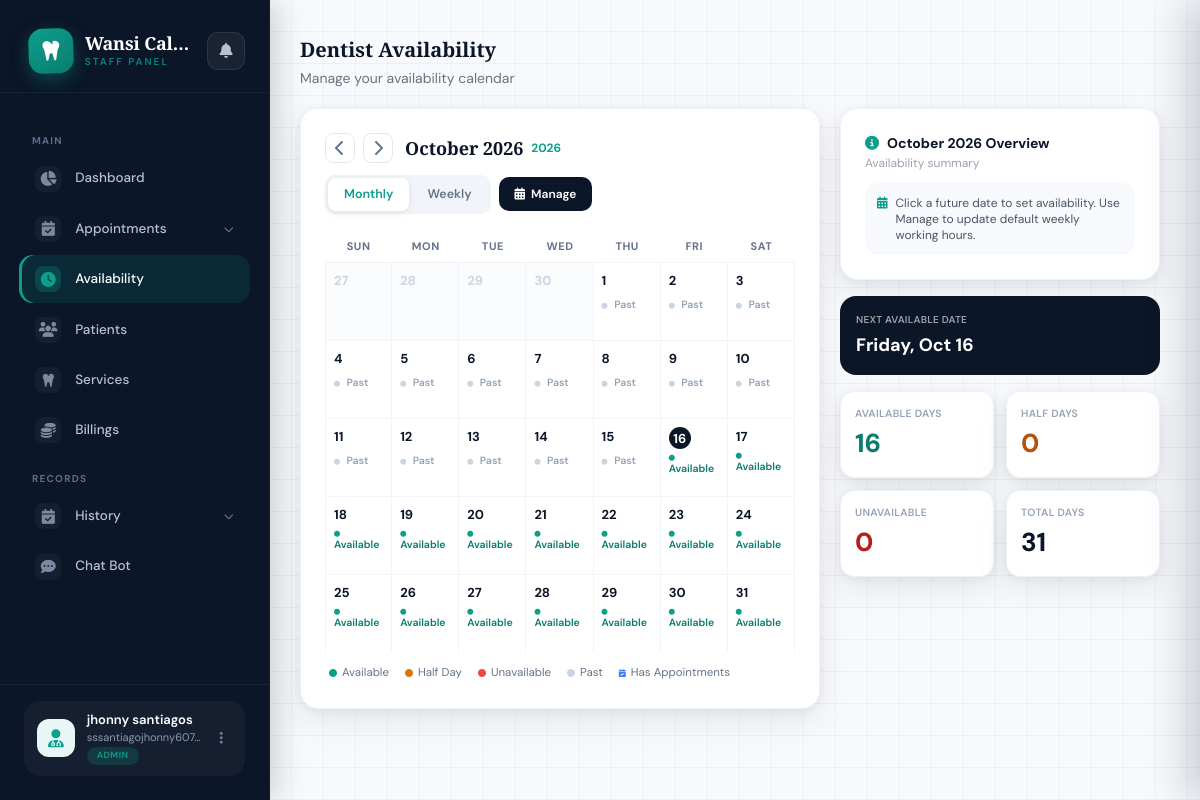
Page /pages/staff/availability.php (signed in) on the committed database.
### tables this page shows
CREATE TABLE `dentist_working_hours` (
  `id` int NOT NULL AUTO_INCREMENT,
  `day_of_week` tinyint NOT NULL COMMENT '0=Sunday ... 6=Saturday',
  `is_active` tinyint(1) NOT NULL DEFAULT '1',
  `start_time` time NOT NULL DEFAULT '08:00:00',
  `end_time` time NOT NULL DEFAULT '17:00:00',
  PRIMARY KEY (`id`),
  UNIQUE KEY `uniq_day` (`day_of_week`)
);

### pages/staff/availability.php (the view, shortened to what this page needs)
<?php
require '../../conn/conn.php';
function h($v) { return htmlspecialchars($v ?? '', ENT_QUOTES, 'UTF-8'); }
function getWorkingHoursMap($conn) {
    $rows = $conn->query("SELECT * FROM dentist_working_hours ORDER BY day_of_week")->fetch_all(MYSQLI_ASSOC);
    $map = [];
    foreach ($rows as $r) $map[(int)$r['day_of_week']] = $r;
    return $map;
}
function getExceptionsInRange($conn, $start, $end) {
    $stmt = $conn->prepare("SELECT * FROM dentist_availability_exceptions WHERE exception_date BETWEEN ? AND ?");
    $stmt->bind_param('ss', $start, $end);
    $stmt->execute();
    $rows = $stmt->get_result()->fetch_all(MYSQLI_ASSOC);
    $map = [];
    return $map;
}
function getServices($conn) {
    $result = $conn->query("SELECT * FROM services WHERE is_active = 1 ORDER BY sort_order ASC");
    $services = [];
    while ($row = $result->fetch_assoc()) {
        $services[$row['id']] = $row;
    }
    return $services;
}
function getAppointmentsInRange($conn, $start, $end) {
    $servicesMap = getServices($conn);
    $stmt = $conn->prepare("
        SELECT id, phone, email, services, status, created_at, DATE(created_at) as appointment_date
        FROM appointments
        WHERE DATE(created_at) BETWEEN ? AND ?
        AND status IN ('approved', 'confirmed')
        ORDER BY created_at ASC
    ");
    $stmt->bind_param('ss', $start, $end);
    $stmt->execute();
    $rows = $stmt->get_result()->fetch_all(MYSQLI_ASSOC);
    $map = [];
    return $map;
}
function computeDayStatus($dateStr, $workingHoursMap, $exceptionsMap, $todayStr) {
    if ($dateStr < $todayStr) {
        return ['status' => 'past', 'label' => 'Past', 'start' => null, 'end' => null];
    }
    $dow = (int)date('w', strtotime($dateStr));
    $wh = $workingHoursMap[$dow] ?? null;
    if ($wh && (int)$wh['is_active'] === 1) {
        return ['status' => 'available', 'label' => 'Available', 'start' => $wh['start_time'], 'end' => $wh['end_time']];
    }
    return ['status' => 'unavailable', 'label' => 'Unavailable', 'start' => null, 'end' => null];
}
function findNextAvailableDate($conn, $workingHoursMap) {
    $today = new DateTime();
    $todayStr = $today->format('Y-m-d');
    $rangeEnd = (clone $today)->modify('+90 days')->format('Y-m-d');
    $exceptions = getExceptionsInRange($conn, $todayStr, $rangeEnd);
    for ($i = 0; $i <= 90; $i++) {
        $d = (clone $today)->modify("+$i days");
        $status = computeDayStatus($d->format('Y-m-d'), $workingHoursMap, $exceptions, $todayStr);
        if (in_array($status['status'], ['available', 'half_day'])) {
            return $d;
        }
    }
    return null;
}
function renderMonthCalendar($conn, $year, $month) {
    $workingHoursMap = getWorkingHoursMap($conn);
    $todayStr = date('Y-m-d');
    $firstOfMonth = new DateTime(sprintf('%04d-%02d-01', $year, $month));
    $startDow = (int)$firstOfMonth->format('w');
    $daysInMonth = (int)$firstOfMonth->format('t');
    $gridStart = (clone $firstOfMonth)->modify("-$startDow days");
    $lastOfMonth = (clone $firstOfMonth)->modify('+' . ($daysInMonth - 1) . ' days');
    $endDow = (int)$lastOfMonth->format('w');
    $trailingDays = 6 - $endDow;
    $gridEnd = (clone $lastOfMonth)->modify("+$trailingDays days");
    $exceptions = getExceptionsInRange($conn, $gridStart->format('Y-m-d'), $gridEnd->format('Y-m-d'));
    $appointments = getAppointmentsInRange($conn, $gridStart->format('Y-m-d'), $gridEnd->format('Y-m-d'));
    $available = 0; $half = 0; $unavailable = 0;
    $cursor = clone $gridStart;
    while ($cursor <= $gridEnd) {
        echo '<div class="cal-week">';
        for ($i = 0; $i < 7; $i++) {
            $dStr = $cursor->format('Y-m-d');
            $inMonth = ((int)$cursor->format('n') === (int)$month);
            $dayNum = (int)$cursor->format('j');
            $status = computeDayStatus($dStr, $workingHoursMap, $exceptions, $todayStr);
            if ($inMonth) {
                if ($status['status'] === 'available') $available++;
                elseif ($status['status'] === 'half_day') $half++;
                elseif ($status['status'] === 'unavailable') $unavailable++;
            }
            $clickable = $inMonth && $dStr >= $todayStr;
            $isToday = ($dStr === $todayStr);
            $appointmentCount = isset($appointments[$dStr]) ? count($appointments[$dStr]) : 0;
            $hasAppointments = $appointmentCount > 0;
            $cls = 'cal-day status-' . $status['status'];
            if (!$inMonth) $cls .= ' other-month';
            if ($clickable) $cls .= ' clickable';
echo '<div class="' . $cls . '"' . ($clickable ? ' onclick="openDateModal(\'' . $dStr . '\')"' : '') . '>';
echo '<span class="cal-day-num' . ($isToday ? ' today-badge' : '') . '">' . $dayNum . '</span>';
if ($inMonth) {
    echo '<span class="cal-day-status"><i class="fas fa-circle"></i> ' . h($status['label']) . '</span>';
}
echo '</div>';
            $cursor->modify('+1 day');
        }
        echo '</div>';
    }
    $html = ob_get_clean();
    return [
        'html' => $html,
        'stats' => [
            'available' => $available,
            'half' => $half,
            'unavailable' => $unavailable,
            'total' => $daysInMonth
        ]
    ];
}
    ?>
    <?php endforeach;
$year = (int)($_GET['year'] ?? date('Y'));
$month = (int)($_GET['month'] ?? date('n'));
$cal = renderMonthCalendar($conn, $year, $month);
$whMap = getWorkingHoursMap($conn);
$nextAvailable = findNextAvailableDate($conn, $whMap);
$monthLabel = date('F Y', strtotime("$year-$month-01"));
include 'ssidebar.php';
?>
<!DOCTYPE html>
<html lang="en">
<head>
<script src="https://cdn.tailwindcss.com"></script>
<link rel="stylesheet" href="https://cdnjs.cloudflare.com/ajax/libs/font-awesome/6.4.0/css/all.min.css">
</head>
<body class="bg-soft-gray">
<div class="main-content px-4 py-4" style="
    min-height:100vh;
    background-color:#f7f9fc;
    background-image:
        linear-gradient(rgba(11,22,40,0.04) 1px, transparent 1px),
        linear-gradient(90deg, rgba(11,22,40,0.04) 1px, transparent 1px);
    background-size: 32px 32px;
    background-position: -1px -1px;
">
      <div class="top-header">
    <h1 class="text-xl font-bold" style="color:var(--navy);">Dentist Availability</h1>
         <p class="text-sm text-gray-500 mt-1">Manage your availability calendar  </p>
  </div>
  <main class=" ">
    <div class="container-modern">
      <div class="grid grid-cols-1 lg:grid-cols-[1fr_320px] gap-5 items-start">
        <div class="dashboard-card">
          <div class="flex flex-wrap items-center justify-between gap-3 mb-4">
            <div class="flex items-center gap-2">
              <button class="cal-nav-btn" id="prevBtn"><i class="fas fa-chevron-left"></i></button>
              <button class="cal-nav-btn" id="nextBtn"><i class="fas fa-chevron-right"></i></button>
              <h2 class="text-lg font-bold text-dark-blue ml-1" id="calLabel"><?= h($monthLabel) ?></h2>
              <span class="text-teal text-xs font-bold" id="calYearBadge"><?= $year ?></span>
            </div>
            <div class="flex items-center gap-2">
              <div class="view-toggle">
                <button id="btnMonthly" class="active" onclick="switchView('monthly')">Monthly</button>
                <button id="btnWeekly" onclick="switchView('weekly')">Weekly</button>
              </div>
              <button class="btn-dark" onclick="openManagePanel()"><i class="fas fa-calendar-days"></i> Manage</button>
            </div>
          </div>
          <div id="monthlyView">
            <div class="cal-head-row">
              <span>Sun</span><span>Mon</span><span>Tue</span><span>Wed</span><span>Thu</span><span>Fri</span><span>Sat</span>
            </div>
            <div id="calGrid"><?= $cal['html'] ?></div>
            <div class="cal-legend">
              <span class="legend-available"><i class="fas fa-circle"></i> Available</span>
              <span class="legend-half"><i class="fas fa-circle"></i> Half Day</span>
              <span class="legend-unavailable"><i class="fas fa-circle"></i> Unavailable</span>
              <span class="legend-past"><i class="fas fa-circle"></i> Past</span>
              <span class="legend-appointment"><i class="fas fa-calendar-check"></i> Has Appointments</span>
            </div>
          </div>
        </div>
        <div class="space-y-4">
          <div class="dashboard-card">
            <p class="text-sm font-bold text-dark-blue flex items-center gap-2">
              <i class="fas fa-circle-info text-teal"></i> <span id="overviewLabel"><?= h($monthLabel) ?> Overview</span>
            </p>
            <p class="text-xs text-gray-400 mt-0.5">Availability summary</p>
            <div class="mt-3 bg-soft-gray rounded-xl p-3 text-xs text-gray-600 flex items-start gap-2" style="background:#f7f9fc;">
              <i class="fas fa-calendar-days text-teal mt-0.5"></i>
              <span>Click a future date to set availability. Use Manage to update default weekly working hours.</span>
            </div>
          </div>
          <div class="bg-dark-blue rounded-2xl p-4 text-white">
            <p class="text-[10px] uppercase tracking-wide text-white/60 font-semibold">Next Available Date</p>
            <p class="text-lg font-bold mt-1" id="nextAvailableLabel"><?= $nextAvailable ? h($nextAvailable->format('l, M j')) : 'None in next 90 days' ?></p>
          </div>
          <div class="grid grid-cols-2 gap-3">
            <div class="stat-mini">
              <p class="label">Available Days</p>
              <p class="num" style="color:var(--teal-dark)" id="statAvailable"><?= $cal['stats']['available'] ?></p>
            </div>
            <div class="stat-mini">
              <p class="label">Half Days</p>
              <p class="num" style="color:var(--amber)" id="statHalf"><?= $cal['stats']['half'] ?></p>
            </div>
            <div class="stat-mini">
              <p class="label">Unavailable</p>
              <p class="num" style="color:var(--red)" id="statUnavailable"><?= $cal['stats']['unavailable'] ?></p>
            </div>
            <div class="stat-mini">
              <p class="label">Total Days</p>
              <p class="num" id="statTotal"><?= $cal['stats']['total'] ?></p>
            </div>
          </div>
        </div>
      </div>
    </div>
  </main>
</div>
</body>
</html>

### pages/staff/ssidebar.php (style rules this page uses)
:root { --sb-navy: #0b1628; --sb-navy-light: #131f35; --sb-teal: #0d9e8c; --sb-teal-light: #e6f7f5; --sb-teal-glow: rgba(13, 158, 140, 0.25); --sidebar-width: 270px; --sb-radius: 14px; }

### pages/staff/availability.php (style rules this page uses)
* { font-family: 'DM Sans', system-ui, sans-serif; }
h1, h2, h3, h4 { font-family: 'Playfair Display', Georgia, serif; }
:root { --navy: #0b1628; --teal: #0d9e8c; --teal-dark: #0a7d6e; --teal-light: #e6f7f5; --off: #f7f9fc; --slate: #64748b; --amber: #b45309; --amber-bg: #fef3d7; --red: #b91c1c; --red-bg: #fee9e7; --shadow-card: 0 2px 8px rgba(11,22,40,.06), 0 12px 32px rgba(11,22,40,.08); --appointment-blue: #3b82f6; }
.text-teal { color: var(--teal); }
.bg-dark-blue { background-color: var(--navy); }
.text-dark-blue { color: var(--navy); }
.container-modern { max-width: 1280px; margin: 0 auto; padding: 0 1.5rem; }
@media (min-width: 1024px) { .main-content { margin-left: 260px; } }
.top-header { align-items: center; justify-content: space-between; padding: 1.25rem 1.5rem; }
.dashboard-card { background: white; border-radius: 18px; padding: 1.5rem; box-shadow: var(--shadow-card); border: 1px solid #f0f3f7; }
.btn-dark { background: var(--navy); color: white; padding: 8px 16px; border-radius: 10px; font-weight: 600; font-size: 12px; border: none; cursor: pointer; display: inline-flex; align-items: center; gap: 6px; }
.view-toggle { display: flex; background: #f1f4f8; border-radius: 10px; padding: 3px; gap: 2px; }
.view-toggle button { padding: 7px 16px; border-radius: 8px; border: none; background: transparent; font-size: 12.5px; font-weight: 600; color: var(--slate); cursor: pointer; }
.view-toggle button.active { background: white; color: var(--teal); box-shadow: 0 2px 8px rgba(0,0,0,.08); }
.cal-nav-btn { width: 30px; height: 30px; border-radius: 8px; border: 1px solid #e2e8f0; background: white; color: var(--slate); cursor: pointer; }
.cal-head-row { display: grid; grid-template-columns: repeat(7,1fr); text-align: center; }
.cal-head-row span { font-size: 11px; font-weight: 700; letter-spacing: .5px; color: var(--slate); text-transform: uppercase; padding: 8px 0; }
.cal-week { display: grid; grid-template-columns: repeat(7,1fr); }
.cal-day { border-top: 1px solid #f1f4f8; border-right: 1px solid #f1f4f8; min-height: 78px; padding: 8px; font-size: 13px; position: relative; }
.cal-week > .cal-day:first-child { border-left: 1px solid #f1f4f8; }
.cal-day.clickable { cursor: pointer; transition: background .15s; }
.cal-day.other-month { color: #cbd5e1; background: #fbfcfd; }
.cal-day.other-month .cal-day-num, .cal-day.other-month .cal-day-status { color: #cbd5e1; }
.cal-day-num { display: inline-flex; align-items: center; justify-content: center; font-weight: 700; color: var(--navy); font-size: 13px; }
.today-badge { background: var(--navy); color: white; width: 22px; height: 22px; border-radius: 50%; display: inline-flex; align-items: center; justify-content: center; }
.cal-day-status { display: block; margin-top: 6px; font-size: 10.5px; font-weight: 600; }
.cal-day-status i { font-size: 6px; margin-right: 4px; }
.status-available .cal-day-status { color: var(--teal-dark); }
.status-available .cal-day-status i { color: var(--teal); }
.status-past .cal-day-status { color: #94a3b8; }
.status-past .cal-day-status i { color: #cbd5e1; }
.cal-legend { display: flex; flex-wrap: wrap; gap: 16px; padding: 12px 4px 2px; font-size: 11.5px; color: var(--slate); }
.cal-legend span { display: inline-flex; align-items: center; gap: 5px; }
.cal-legend i { font-size: 8px; }
.legend-available i { color: var(--teal); }
.legend-half i { color: #d97706; }
.legend-unavailable i { color: #ef4444; }
.legend-past i { color: #cbd5e1; }
.legend-appointment i { color: var(--appointment-blue); }
.stat-mini { background: white; border-radius: 14px; padding: 14px; border: 1px solid #eef2f6; box-shadow: var(--shadow-card); }
.stat-mini p.label { font-size: 10.5px; font-weight: 600; color: #94a3b8; text-transform: uppercase; letter-spacing: .3px; }
.stat-mini p.num { font-size: 26px; font-weight: 800; color: var(--navy); margin-top: 2px; }

### rows in the picture
dentist_working_hours: start_time+end_time "Available"
dentist_working_hours: start_time+end_time "Available"
dentist_working_hours: start_time+end_time "Available"
dentist_working_hours: start_time+end_time "Available"
dentist_working_hours: start_time+end_time "Available"
dentist_working_hours: start_time+end_time "Available"
dentist_working_hours: start_time+end_time "Available"

### other values in the picture
$user_name "jhonny santiagos"
$user_email "sssantiagojhonny607…"
$user_role "ADMIN"
$dayNum "27"
$dayNum "28"
$dayNum "29"
$dayNum "30"
$dayNum "1"
$status['label'] "Past"
$dayNum "2"
$dayNum "3"
$dayNum "4"
$dayNum "5"
$dayNum "6"
$dayNum "7"
